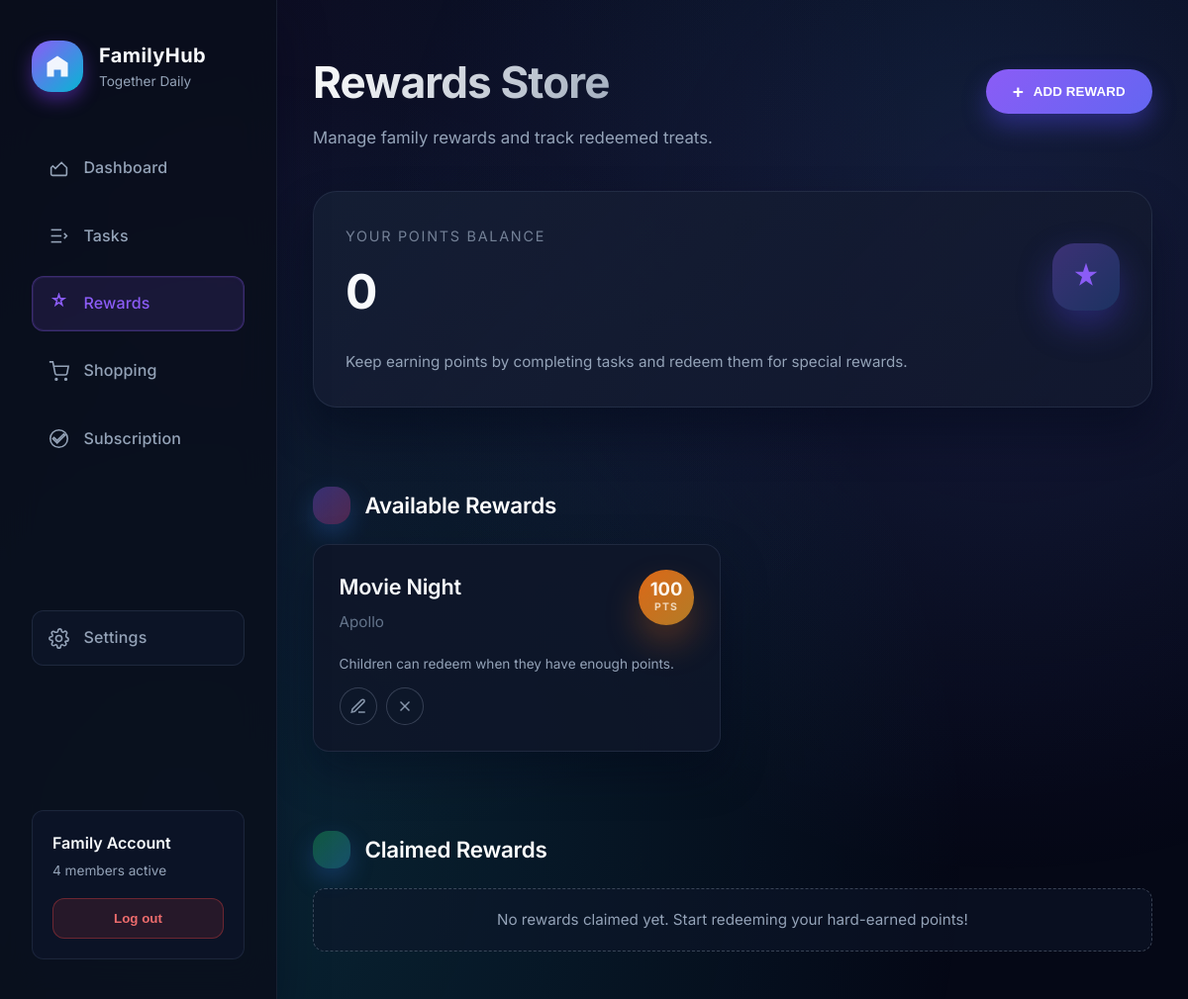
/rewards/ (signed in), run on the app's committed database.
### a_rewards/models.py (models this page shows, shortened)
class Reward(models.Model):
    name = models.CharField(max_length=255)
    description = models.TextField(blank=True)
    points = models.PositiveIntegerField(default=0)
    family = models.ForeignKey(Family, related_name='rewards', on_delete=models.CASCADE)
    created_by = models.ForeignKey(User, related_name='rewards_created', on_delete=models.CASCADE)
    claimed = models.BooleanField(default=False)
    claimed_by = models.ForeignKey(
        User,
        related_name='rewards_claimed',
        on_delete=models.SET_NULL,
        null=True,
        blank=True,
    )
    claimed_at = models.DateTimeField(null=True, blank=True)
    created_at = models.DateTimeField(auto_now_add=True)
    updated_at = models.DateTimeField(auto_now=True)
    class Meta:
        ordering = ['claimed', '-created_at', 'name']

### a_rewards/views.py (the view, shortened to what this page needs)
# urls.py: path('', views.index, name='landing_index'),
@login_required
def index(request):
    user = request.user
    family = _get_family_for_user(user)
    profile = getattr(user, "family_profile", None)
    if profile is None and family and family.owner_id == user.id:
        profile = _get_or_create_profile(user, default_role=UserProfile.ROLE_PARENT)
    role = profile.role if profile else (UserProfile.ROLE_PARENT if family and family.owner_id == user.id else None)
    is_parent = role == UserProfile.ROLE_PARENT
    is_child = role == UserProfile.ROLE_CHILD
    if family:
        rewards_qs = Reward.objects.filter(family=family).select_related(
            "claimed_by__family_profile",
            "created_by__family_profile",
        )
        available_rewards = list(rewards_qs.filter(claimed=False))
        claimed_rewards = list(rewards_qs.filter(claimed=True))
        for reward in itertools.chain(available_rewards, claimed_rewards):
            reward.can_claim = bool(is_child and not reward.claimed and profile and profile.points >= reward.points)
            reward.points_shortfall = reward.points - (profile.points if profile else 0)
    else:
        available_rewards = []
        claimed_rewards = []
    if profile:
        points_balance = profile.points
    elif is_parent and family:
        child_profiles = UserProfile.objects.filter(user__in=family.members.all(), role=UserProfile.ROLE_CHILD)
        points_balance = sum(child_profiles.values_list("points", flat=True))
    else:
        points_balance = 0
    context = {
        "family": family,
        "profile": profile,
        "role": role,
        "is_parent": is_parent,
        "is_child": is_child,
        "has_family": family is not None,
        "points_balance": points_balance,
        "available_rewards": available_rewards,
        "claimed_rewards": claimed_rewards,
    }
    return render(request, "a_rewards/index.html", context)

### a_rewards/views.py (called while the page is built)
def _get_family_for_user(user):
    family = None
    if hasattr(user, "families"):
        family = user.families.first()
    if family is None:
        family = Family.objects.filter(owner=user).first()
    return family

### templates/a_rewards/index.html (shortened to what this page needs)
{% extends "base.html" %}
{% block nav_rewards_active %} active{% endblock %}
{% block content %}
  <div class="page-container">
    <header class="page-header">
      <div>
        <h1 class="page-title">Rewards Store</h1>
        {% if is_child %}
          <p class="page-subtitle">You have {{ points_balance }} points to spend.</p>
        {% elif is_parent %}
          <p class="page-subtitle">Manage family rewards and track redeemed treats.</p>
        {% else %}
          <p class="page-subtitle">Sign in or join a family to access rewards.</p>
        {% endif %}
      </div>
      {% if is_parent %}
        <div class="task-toolbar">
          <button type="button" class="primary-button" data-open-reward-modal="create">
            <span aria-hidden="true">+</span>
            <span>Add Reward</span>
          </button>
        </div>
      {% endif %}
    </header>
    {% if not has_family %}
      <section class="empty-state">
        <p>No family connected yet. Create or join one to start offering rewards.</p>
      </section>
    {% else %}
      <section class="points-overview-card">
        <div class="points-card-header">
          <div>
            <span class="points-card-label">Your Points Balance</span>
            <h2 class="points-card-value">{{ points_balance }}</h2>
          </div>
          <div class="points-card-icon" aria-hidden="true">
            <svg viewBox="0 0 24 24">
              <path d="M12 2l2.09 6.26H20l-5.18 3.77 1.98 6.09L12 14.76 7.2 18.12 9.18 12 4 8.26h5.91z"></path>
            </svg>
          </div>
        </div>
        <p class="points-card-subtext">Keep earning points by completing tasks and redeem them for special rewards.</p>
      </section>
      <section class="rewards-section">
        <header class="list-section-header">
          <span class="list-section-icon need-icon" aria-hidden="true"></span>
          <h2>Available Rewards</h2>
        </header>
        <div class="rewards-grid">
          {% if available_rewards %}
            {% for reward in available_rewards %}
              <article class="reward-card">
                <header class="reward-card-header">
                  <div>
                    <h3 class="reward-name">{{ reward.name }}</h3>
                    {% if reward.description %}
                      <p class="reward-description">{{ reward.description }}</p>
                    {% endif %}
                  </div>
                  <span class="reward-points points-chip">
                    <span class="points-value">{{ reward.points }}</span>
                    <span class="points-label">pts</span>
                  </span>
                </header>
                <div class="reward-actions">
                  {% if reward.can_claim %}
                    <form method="post" class="icon-form">
                      {% csrf_token %}
                      <input type="hidden" name="action" value="claim">
                      <input type="hidden" name="reward_id" value="{{ reward.id }}">
                      <button type="submit" class="primary-button reward-button">
                        <span>Claim Reward</span>
                      </button>
                    </form>
                  {% elif is_child %}
                    <button type="button" class="primary-button reward-button" disabled>
                      Need {{ reward.points_shortfall }} more pts
                    </button>
                  {% else %}
                    <div class="reward-note">Children can redeem when they have enough points.</div>
                  {% endif %}
                  {% if is_parent %}
                    <div class="reward-manage">
                      <button
                        type="button"
                        class="icon-button"
                        data-open-reward-modal="edit"
                        data-reward-id="{{ reward.id }}"
                        data-reward-name="{{ reward.name|escape }}"
                        data-reward-description="{{ reward.description|default_if_none:''|escape }}"
                        data-reward-points="{{ reward.points }}"
                      >
                        <svg viewBox="0 0 24 24" aria-hidden="true">
                          <path d="M12 20h9"></path>
                          <path d="M16.5 3.5a2.121 2.121 0 0 1 3 3L7 19l-4 1 1-4Z"></path>
                        </svg>
                      </button>
                      <form method="post" class="icon-form">
                        <button type="submit" class="icon-button" aria-label="Delete {{ reward.name }}">
                          <svg viewBox="0 0 24 24" aria-hidden="true">
                            <line x1="18" y1="6" x2="6" y2="18"></line>
                            <line x1="6" y1="6" x2="18" y2="18"></line>
                          </svg>
                        </button>
                      </form>
                    </div>
                  {% endif %}
                </div>
              </article>
            {% endfor %}
          {% else %}
            <p class="empty-state full-row">No rewards available right now. Parents can add new perks.</p>
          {% endif %}
        </div>
      </section>
      <section class="rewards-section">
        <header class="list-section-header">
          <span class="list-section-icon cart-icon" aria-hidden="true"></span>
          <h2>Claimed Rewards</h2>
        </header>
        <div class="rewards-grid">
          {% if claimed_rewards %}
            {% for reward in claimed_rewards %}
              <article class="reward-card claimed">
                <header class="reward-card-header">
                  <div>
                    <h3 class="reward-name">{{ reward.name }}</h3>
                    <p class="reward-description">
                      Claimed by {{ reward.claimed_by.get_full_name|default:reward.claimed_by.username }}
                      {% if reward.claimed_at %}
                        on {{ reward.claimed_at|date:"M j, g:i a" }}
                      {% endif %}
                    </p>
                  </div>
                  <span class="reward-points points-chip">
                    <span class="points-value">{{ reward.points }}</span>
                    <span class="points-label">pts</span>
                  </span>
                </header>
                {% if is_parent %}
                  <div class="reward-actions">
                    <form method="post" class="icon-form">
                      {% csrf_token %}
                      <input type="hidden" name="action" value="unclaim">
                      <input type="hidden" name="reward_id" value="{{ reward.id }}">
                      <button type="submit" class="icon-button" aria-label="Mark {{ reward.name }} as available">
                        <svg viewBox="0 0 24 24" aria-hidden="true">
                          <path d="M3 12a9 9 0 1 0 9-9"></path>
                          <polyline points="3 3 3 12 12 12"></polyline>
                        </svg>
                      </button>
                    </form>
                    <form method="post" class="icon-form">
                      {% csrf_token %}
                      <input type="hidden" name="action" value="delete">
                      <input type="hidden" name="reward_id" value="{{ reward.id }}">
                      <button type="submit" class="icon-button" aria-label="Delete {{ reward.name }}">
                        <svg viewBox="0 0 24 24" aria-hidden="true">
                          <line x1="18" y1="6" x2="6" y2="18"></line>
                          <line x1="6" y1="6" x2="18" y2="18"></line>
                        </svg>
                      </button>
                    </form>
                  </div>
                {% endif %}
              </article>
            {% endfor %}
          {% else %}
            <p class="empty-state full-row">No rewards claimed yet. Start redeeming your hard-earned points!</p>
          {% endif %}
        </div>
      </section>
    {% endif %}
  </div>
{% endblock %}

### data on the page
Reward: name "Movie Night", description "Apollo", points "100", shows "Children can redeem when they have enough points."

### other printed values
{{ points_balance }} "0"
